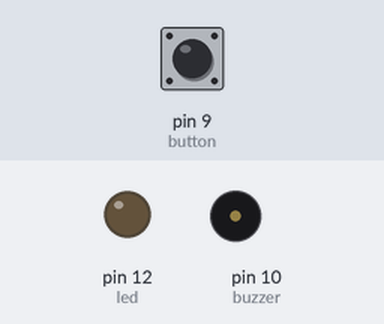
Simulated run of this sketch. Board: Arduino Uno, built with avr-gcc and run on an emulated ATmega328P. Shown: output pins drawn as LEDs (lit = HIGH), buzzer (waves = sounding, pin HIGH). The inputs (shaded band) are chosen by the test bench; at power-on: pin 9 (button) LOW.

Above: at 1.2 s.
1.3 s: pin 9 (button) pulled HIGH for 0.15 s
At 1.37 s:
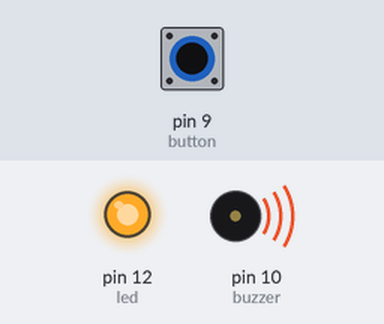
2.9 s: pin 9 (button) pulled HIGH for 3.2 s
At 7.2 s:
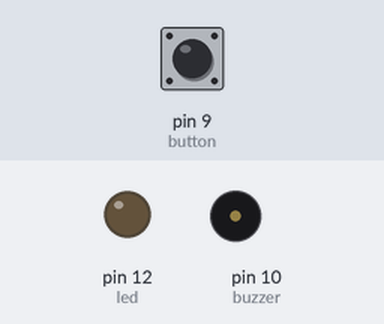
Timing chart, 0 to 8.7 s (numbered marks = the images above; inputs shaded):
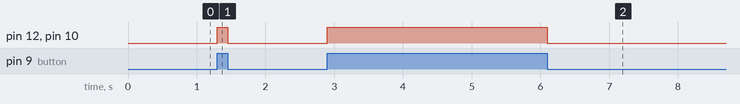

The sketch:

SimpleAlarm.ino
```cpp
//Wiring code generated from an ArduinoML model
// Application name: SimpleAlarm

enum State {a, b};
State currentState = a;
const int button = 9;
const int led = 12;
const int buzzer = 10;


void setup() {
    pinMode(button, INPUT);
    pinMode(led, OUTPUT);
    pinMode(buzzer, OUTPUT);
    Serial.begin(9600);
}

void loop() {
    switch(currentState) {

        case a:
            digitalWrite(led, LOW);
digitalWrite(buzzer, LOW);

            if (digitalRead(button) == HIGH) {
                currentState = b;
            }
            break;

        case b:
            digitalWrite(led, HIGH);
digitalWrite(buzzer, HIGH);

            if (digitalRead(button) == LOW) {
                currentState = a;
            }
            break;

    }
}
```

Measured:
- after the input at 1.3 s, pin 12 (led), pin 10 (buzzer): LOW → HIGH at once, → LOW 0.15 s later
- after the input at 2.9 s, pin 12 (led), pin 10 (buzzer): LOW → HIGH at once, → LOW 3.2 s later
